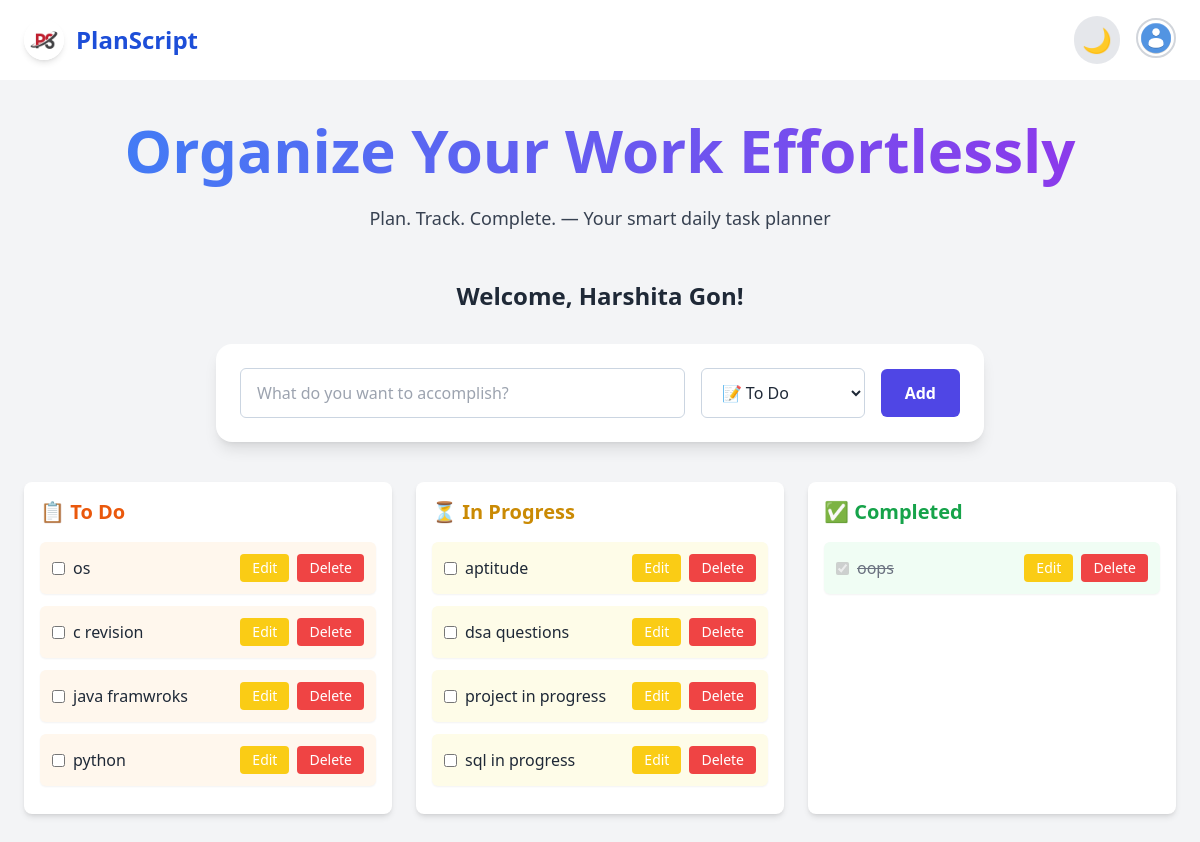
The app's page / (signed in) with its own data.
### models/user.py (models this page shows, shortened)
class User(UserMixin, db.Model):  # ✅ Now inherits from db.Model
    __tablename__ = 'user'
    id = db.Column(db.Integer, primary_key=True)
    username = db.Column(db.String(150), nullable=False, unique=True)
    email = db.Column(db.String(150), nullable=False, unique=True)
    password_hash = db.Column(db.String(256), nullable=False)
    date_created = db.Column(db.DateTime, default=datetime.utcnow)
    todos = db.relationship('Todo', backref='user', lazy=True)

### app.py (models this page shows)
class Todo(db.Model):
    id = db.Column(db.Integer, primary_key=True)
    title = db.Column(db.String(200), nullable=False)
    status = db.Column(db.String(50), nullable=False, default='todo')
    user_id = db.Column(db.Integer, db.ForeignKey('user.id'))

### app.py (the view, shortened to what this page needs)
@app.route('/', methods=['GET', 'POST'])
@app.route('/<int:todo_id>', methods=['GET', 'POST'])
@login_required
def index(todo_id=None):
    todo = None
    if todo_id is not None:
        todo = Todo.query.get(todo_id)
        if todo and todo.user_id != current_user.id:        # ✅ restrict access
            flash("Not authorized", "danger")
            return redirect(url_for('index'))
    todos = Todo.query.filter_by(user_id = current_user.id).order_by(Todo.id.desc()).all()
    todo_tasks = [t for t in todos if t.status == 'todo']
    progress_tasks = [t for t in todos if t.status == 'progress']
    completed_tasks = [t for t in todos if t.status == 'completed']
    return render_template(
        'index.html',
        user=current_user,
        todos=todos,
        todo=todo,
        todo_tasks=todo_tasks,
        progress_tasks=progress_tasks,
        completed_tasks=completed_tasks
    )

### app.py (called while the page is built)
@login_manager.user_loader
def load_user(user_id):
    return User.query.get(int(user_id))

### templates/index.html (shortened to what this page needs)
{% extends 'layouts/app.html' %}
{% block content %}
<div class="min-h-screen bg-gray-100 dark:bg-gray-900 py-10 px-4 transition-colors duration-300">
  <div class="max-w-6xl mx-auto">
    <section class="relative text-center mb-12">
      <div class="relative z-10 animate-fade-slide">
        <h2 class="text-5xl md:text-6xl font-extrabold bg-gradient-to-r from-blue-500 to-purple-600 text-transparent bg-clip-text leading-tight pb-2">
        </h2>
        <p class="mt-4 text-lg text-gray-700 dark:text-gray-300">
          Plan. Track. Complete. — Your smart daily task planner
        </p>
      </div>
    </section>
    <div class="text-center mb-8 animate-fade-slide">
      <p class="text-2xl font-semibold text-gray-800 dark:text-gray-200">
        Welcome, {{ current_user.username }}!
      </p>
    </div>
    <form method="POST" action="{{ url_for('index', todo_id=todo.id) if todo else url_for('index') }}"
      class="bg-white dark:bg-gray-800 shadow-lg rounded-2xl px-6 py-6 mb-10 max-w-3xl mx-auto flex flex-col md:flex-row items-center gap-4">
      <input type="text" name="title" value="{{ todo.title if todo else '' }}"
        class="flex-1 px-4 py-3 text-base bg-white dark:bg-gray-700 border border-slate-300 dark:border-gray-600 rounded-md focus:outline-none focus:ring-2 focus:ring-indigo-400 dark:text-gray-100"
        placeholder="What do you want to accomplish?" required />
      <select name="status"
        class="px-4 py-3 text-base bg-white dark:bg-gray-700 border border-slate-300 dark:border-gray-600 rounded-md focus:outline-none focus:ring-2 focus:ring-indigo-400 dark:text-gray-100">
        <option value="todo" {% if todo and todo.status == 'todo' %}selected{% endif %}>📝 To Do</option>
      </select>
      <button type="submit"
        class="px-6 py-3 bg-indigo-600 text-white font-semibold rounded-md hover:bg-indigo-700 transition">
        {{ 'Update' if todo else 'Add' }}
      </button>
    </form>
    <div class="grid md:grid-cols-3 gap-6">
      {% set columns = [
        ('todo', '📋 To Do', 'orange', 'orange-50', 'orange-600'),
        ('in-progress', '⏳ In Progress', 'yellow', 'yellow-50', 'yellow-600'),
        ('completed', '✅ Completed', 'green', 'green-50', 'green-600')
      ] %}
      {% for key, title, color, bg, text in columns %}
      <div class="bg-white dark:bg-gray-800 p-4 rounded-lg shadow-md">
        <h2 class="text-xl font-semibold text-{{ text }} mb-4">{{ title }}</h2>
        {% for task in todos if task.status == key %}
        <div class="bg-{{ bg }} dark:bg-opacity-10 p-3 rounded-md shadow-sm mb-3 flex justify-between items-center">
          {% if key != 'completed' %}
          <form method="POST" action="{{ url_for('update_status', todo_id=task.id) }}">
            <label class="flex items-center gap-2">
              <input type="checkbox" name="status" value="completed" onchange="this.form.submit()" />
              <span class="text-gray-800 dark:text-gray-200 break-words">{{ task.title }}</span>
            </label>
          </form>
          {% else %}
          <label class="flex items-center gap-2">
            <input type="checkbox" checked disabled />
            <span class="text-gray-500 dark:text-gray-400 break-words line-through">{{ task.title }}</span>
          </label>
          {% endif %}
          <div class="flex gap-2">
            <a href="/{{ task.id }}" class="text-sm bg-yellow-400 text-white px-3 py-1 rounded hover:bg-yellow-500 transition-all">Edit</a>
            <form method="POST" action="{{ url_for('delete', todo_id=task.id) }}">
              <button class="text-sm bg-red-500 text-white px-3 py-1 rounded hover:bg-red-600 transition-all">Delete</button>
            </form>
          </div>
        </div>
        {% else %}
        <p class="text-sm text-gray-400 dark:text-gray-500">No tasks here.</p>
        {% endfor %}
      </div>
      {% endfor %}
    </div>
  </div>
</div>
{% endblock %}

### templates/layouts/app.html (shortened to what this page needs)
<!DOCTYPE html>
<html lang="en">
<head>
  <script src="https://cdn.tailwindcss.com"></script>
</head>
<body class="bg-gray-100 text-gray-800 dark:bg-gray-900 dark:text-gray-100 transition-colors duration-300">
  <header class="flex items-center justify-between px-6 py-4 shadow-md bg-white dark:bg-gray-800">
    <div class="flex items-center gap-3 animate-fade-slide">
      <img src="{{ url_for('static', filename='logo.png') }}" alt="PlanScript Logo"
        class="h-10 w-10 rounded-full shadow-md" />
      <h1 class="text-2xl font-bold text-blue-700 dark:text-blue-400">PlanScript</h1>
    </div>
    <div class="flex items-center gap-4 ml-auto">
      <button id="darkToggle"
        class="text-2xl p-2 rounded-full hover:scale-110 transition-transform duration-300 bg-gray-200 dark:bg-gray-700"
        title="Toggle Theme">
        🌙
      </button>
      <div class="relative inline-block text-left" x-data="{ open: false }">
        <button @click="open = !open" class="w-10 h-10 rounded-full overflow-hidden border-2 border-gray-300 dark:border-gray-600">
          <img src="{{ url_for('static', filename='default-avatar.png') }}" alt="User Avatar" class="w-full h-full object-cover">
        </button>
      </div>
    </div>
  </header>
  {% block content %} {% endblock %}
</body>
</html>

### records on screen
User: username "Harshita Gon"
Todo: title "os"
Todo: title "c revision"
Todo: title "java framwroks"
Todo: title "python"
Todo: title "aptitude"
Todo: title "dsa questions"
Todo: title "project in progress"
Todo: title "sql in progress"
Todo: title "oops"

### other values on screen
{{ 'Update' if todo else 'Add' }} "Add"
{{ title }} "📋 To Do" "⏳ In Progress" "✅ Completed"
